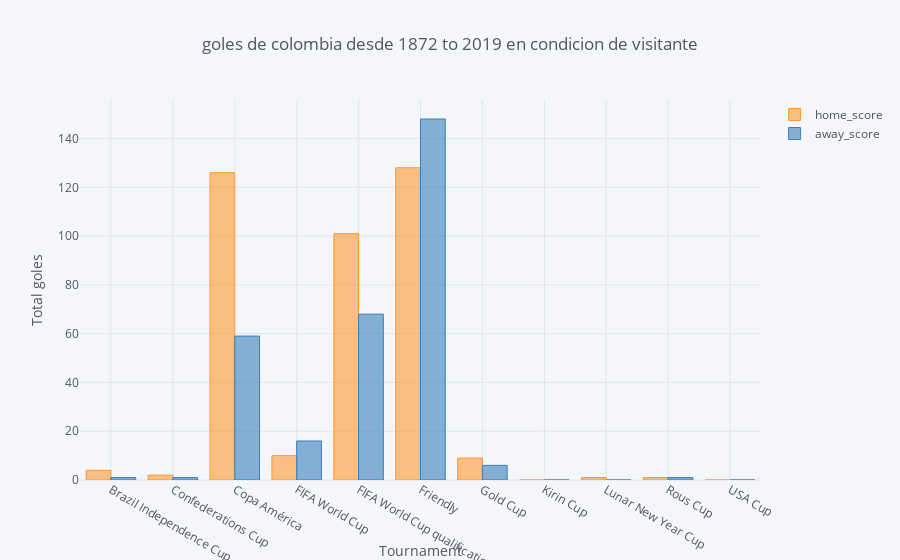

The notebook cell saved with this chart:
### Code cell
data_torneo_away.iplot(kind='bar', x='tournament', xTitle='Tournament',
           yTitle='Total goles', title='goles de colombia desde 1872 to 2019 en condicion de visitante ')

### Figure 1 — Plotly figure (JSON) as saved in the notebook; plotly's stock layout.template omitted (floating-point values rounded to 4 significant figures)
{"data": [{"marker": {"color": "rgba(255, 153, 51, 0.6)", "line": {"color": "rgba(255, 153, 51, 1.0)", "width": 1}}, "name": "home_score", "orientation": "v", "text": "", "type": "bar", "uid": "e6a4d9f4-e38d-4aac-97f6-3b9f530736c9", "x": ["Brazil Independence Cup", "Confederations Cup", "Copa América", "FIFA World Cup", "FIFA World Cup qualification", "Friendly", "Gold Cup", "Kirin Cup", "Lunar New Year Cup", "Rous Cup", "USA Cup"], "y": [4, 2, 126, 10, 101, 128, 9, 0, 1, 1, 0]}, {"marker": {"color": "rgba(55, 128, 191, 0.6)", "line": {"color": "rgba(55, 128, 191, 1.0)", "width": 1}}, "name": "away_score", "orientation": "v", "text": "", "type": "bar", "uid": "77af447d-1e1f-4ac1-b79d-3821868d0b7d", "x": ["Brazil Independence Cup", "Confederations Cup", "Copa América", "FIFA World Cup", "FIFA World Cup qualification", "Friendly", "Gold Cup", "Kirin Cup", "Lunar New Year Cup", "Rous Cup", "USA Cup"], "y": [1, 1, 59, 16, 68, 148, 6, 0, 0, 1, 0]}], "layout": {"legend": {"bgcolor": "#F5F6F9", "font": {"color": "#4D5663"}}, "paper_bgcolor": "#F5F6F9", "plot_bgcolor": "#F5F6F9", "title": {"font": {"color": "#4D5663"}, "text": "goles de colombia desde 1872 to 2019 en condicion de visitante "}, "xaxis": {"gridcolor": "#E1E5ED", "showgrid": true, "tickfont": {"color": "#4D5663"}, "title": {"font": {"color": "#4D5663"}, "text": "Tournament"}, "zerolinecolor": "#E1E5ED"}, "yaxis": {"gridcolor": "#E1E5ED", "showgrid": true, "tickfont": {"color": "#4D5663"}, "title": {"font": {"color": "#4D5663"}, "text": "Total goles"}, "zerolinecolor": "#E1E5ED"}}}
